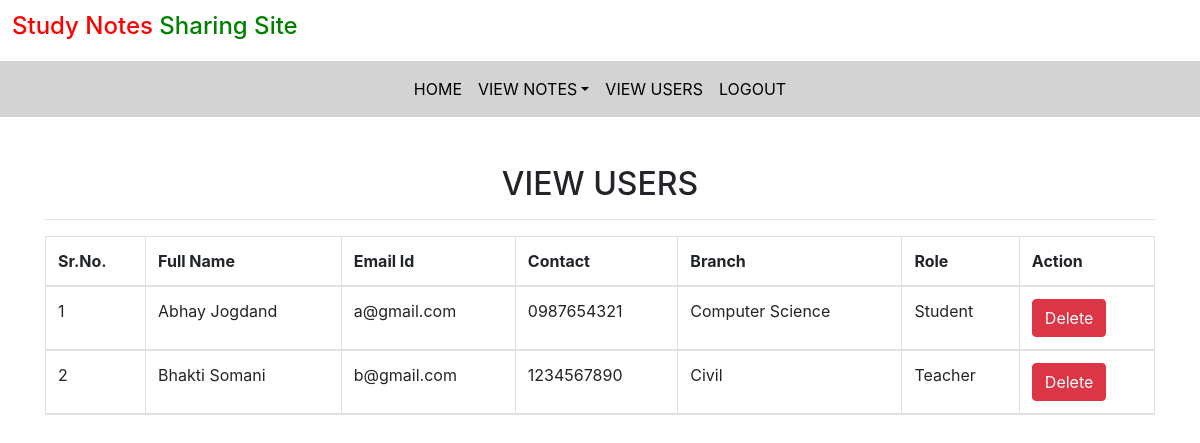
/view_users (signed in), run on the app's committed database.
### notes/models.py (models this page shows, shortened)
class Signup(models.Model):
    user = models.ForeignKey(User,on_delete=models.CASCADE)
    contact = models.CharField(max_length=10)
    branch = models.CharField(max_length=30)
    role = models.CharField(max_length=15)

### notes/views.py (the view)
# urls.py: path('view_users',view_users,name="view_users"),
def view_users(request):
    if not request.user.is_authenticated:
        return redirect('login_admin')
    users = Signup.objects.all()
    d ={'users':users}
    return render(request,'view_users.html',d)

### notes/templates/view_users.html
{% extends 'admin_nav.html' %}
{% block body %}
{% load static%}
<div class="container mt-5">
    <h2 class="text-center">VIEW USERS</h2>
    <hr>
    <table class="table table-bordered" id="myTable">
        <thead>
        <tr>
            <th>Sr.No.</th>
            <th>Full Name</th>
            <th>Email Id</th>
            <th>Contact</th>
            <th>Branch</th>
            <th>Role</th>
            <th>Action</th>
        </tr>
        {% for i in users %}
        <tr>
            <td>{{ forloop.counter}}</td>
            <td>{{i.user.first_name}} {{i.user.last_name}}</td>
            <td>{{i.user.username}}</td>
            <td>{{i.contact}}</td>
            <td>{{i.branch}}</td>
            <td>{{i.role}}</td>
            <td><a href="{% url 'delete_users' i.user.id %}" class= "btn btn-danger" onclick = "return confirm('Are you sure ?')">Delete</a></td>
        </tr>
        {% endfor%}
        </thead>
    </table>
</div>
{% endblock%}

### data on the page
Signup: user.first_name "Abhay", user.last_name "Jogdand", user.username "a@gmail.com", contact "0987654321", branch "Computer Science", role "Student"
Signup: user.first_name "Bhakti", user.last_name "Somani", user.username "b@gmail.com", contact "1234567890", branch "Civil", role "Teacher"
